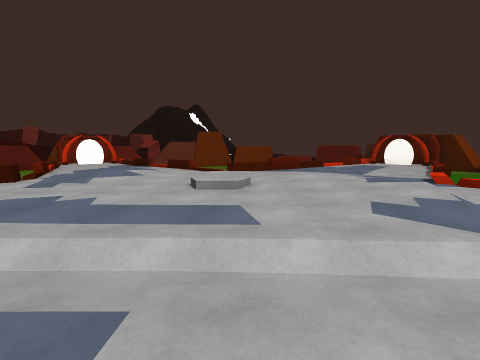
view 1 (above)

24 first-person views from a walk through a 3-D level made in the Unity game engine. The camera is 1.3 m above the floor, tilts 6° down and sees 80° across. The floor is counted in squares, 2 m on a side. Each view is taken from the middle of a square. On the plan, view 1 faces up. The plan holds only what a view shows up to about 9 squares ahead; the rest is blank. The place goes on beyond the plan. The player character is not drawn. Surface patterns are stand-ins for the level's own textures.

view 2
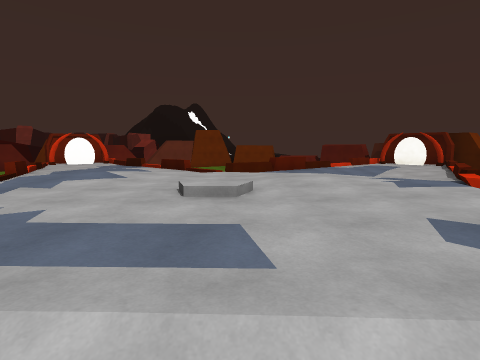

view 3
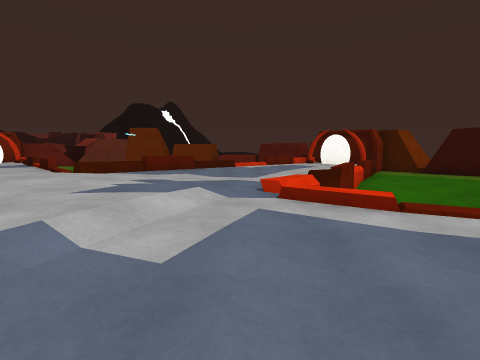

view 4
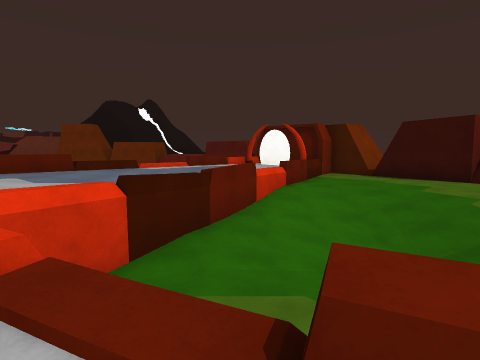

view 5
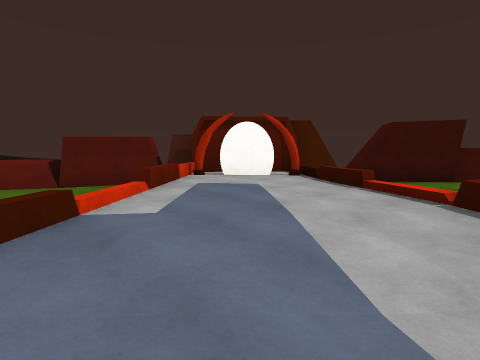

view 6
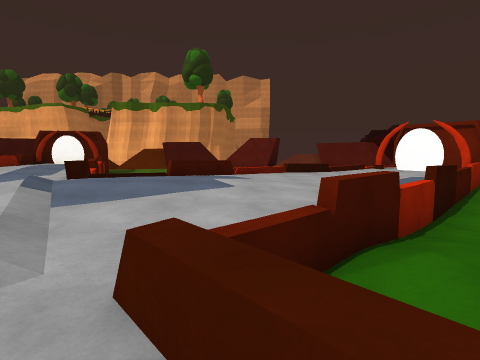

view 7
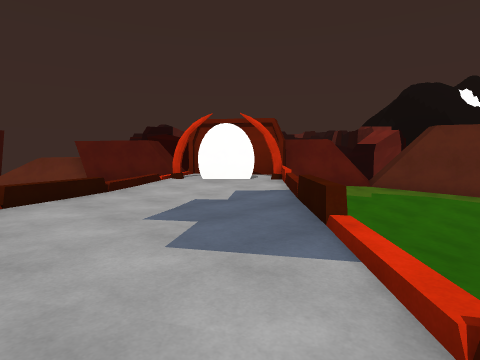

view 8
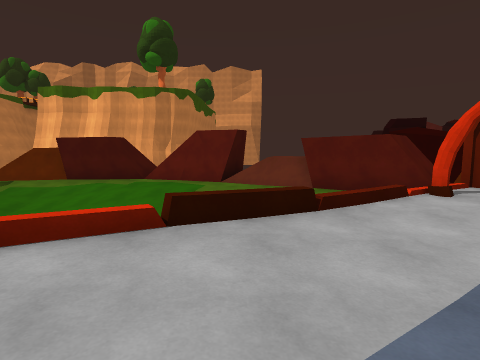

view 9
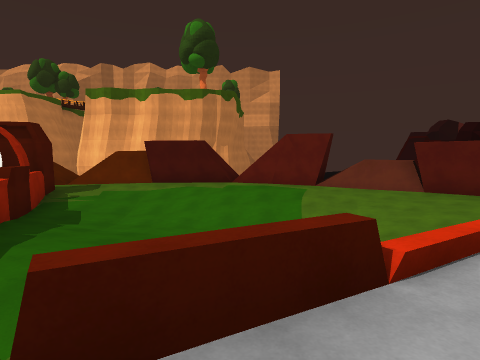

view 10
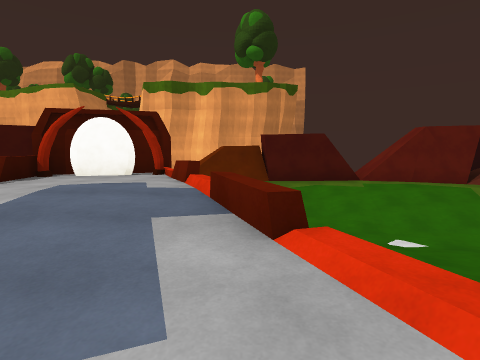

view 11
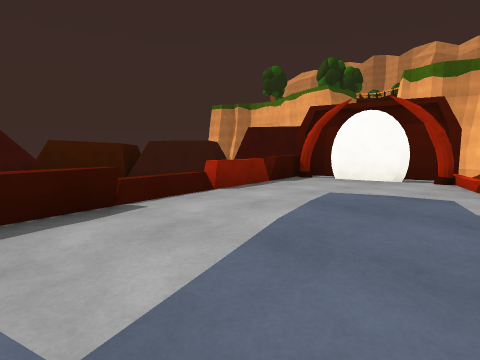

view 12
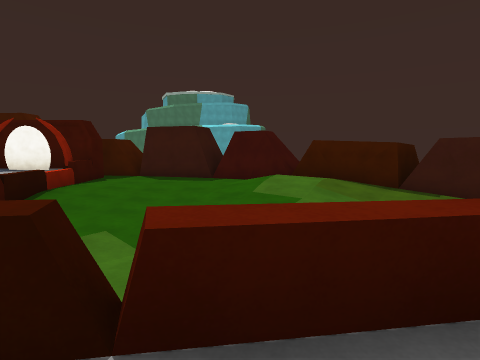

view 13
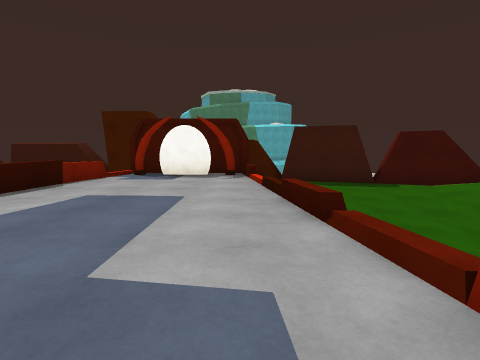

view 14
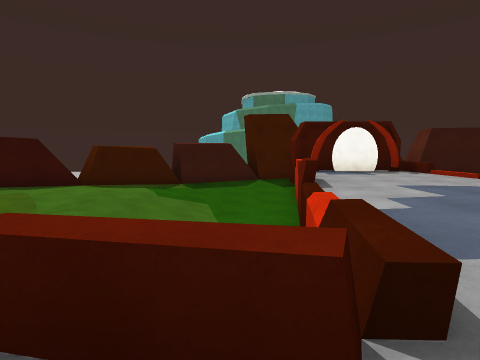

view 15
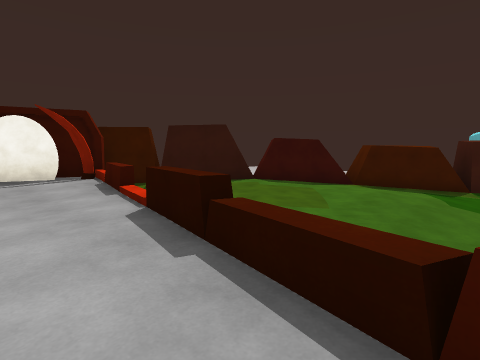

view 16
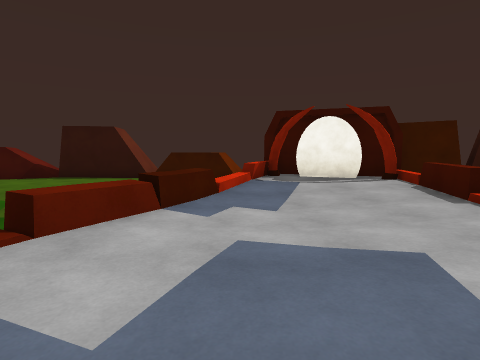

view 17
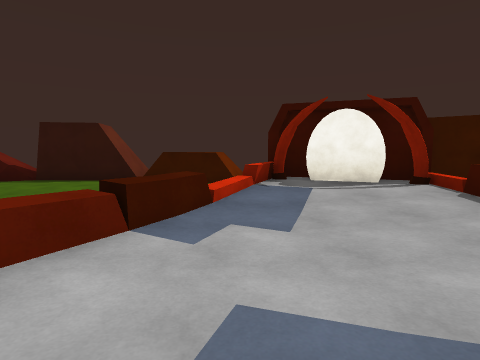

view 18
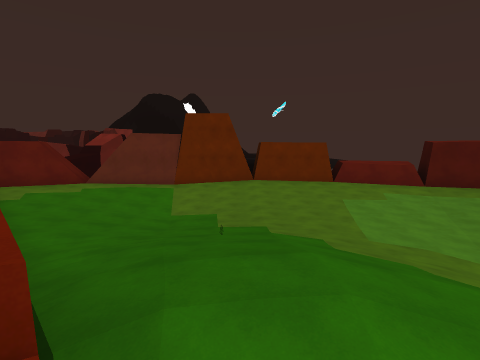

view 19
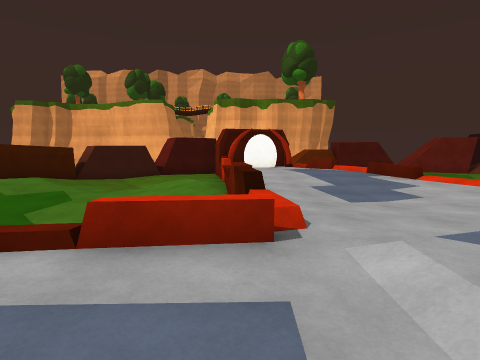

view 20
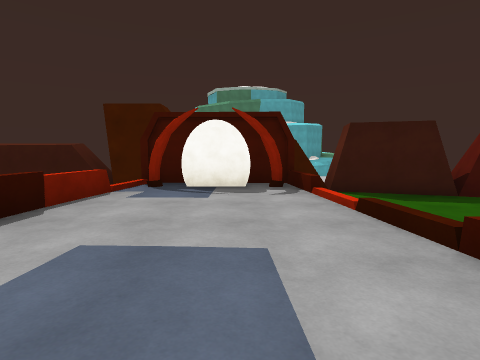

view 21
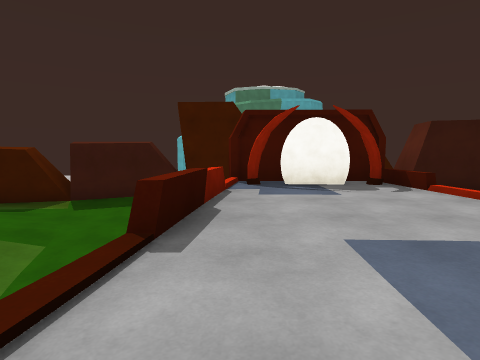

view 22
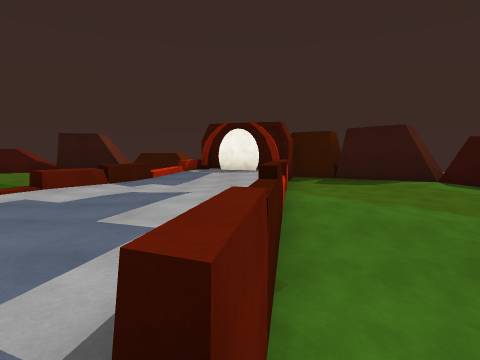

view 23
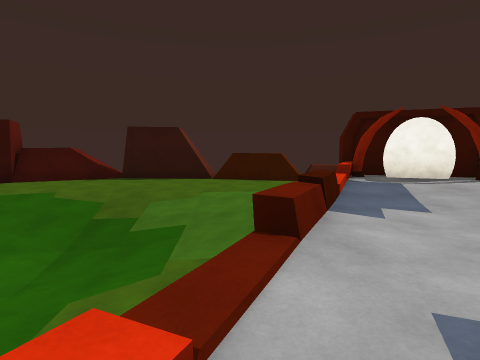

view 24
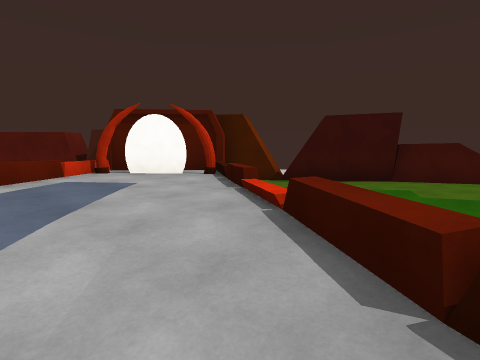

### Floor plan
Key: @ floor where view 1 was taken; # wall or solid block; x gap in a wall; . main floor; : floor 0.25 m higher than the main floor; - floor 0.25 m lower than the main floor; + floor 0.5 m higher than the main floor; / step, stairs or slope; = window, fence, low wall or low ledge; ^ raised ledge; v drop or lower ground.
Columns run from 15 left of view 1 to 14 right of it. Each row starts with its distance up from view 1.
 19        ##vvvvvvvvvvvv###
 18  ##    #vvvvvvvvvvvvvvv#
 17  v v  ##vvvvvvvvvvvvv  #
 16    #####.vvvvvvvvvvv  v##
 15   ##vvx.-/vvvvvvvvvv =..####
 14  ##vvvv---=vvvvvvvvv/....vv=
 13  =vvvvv---..vvvvvvv/...-vvv##
 12 #vvvvv v....=vvvvv//.-.=vvvv##
 11 vvvv   v/..::=vv=..////vvvvvv#
 10 vvvvv   v.:::./=.../--=vvvvvvv
  9 vvvvvv  v=:+::.....//=vvvvvvvv
  8 #vvvvvv  v/++/::/:...vvvvvvvv#
  7 #vvvvvvvv =:/+::+/:.vvvvvvvvv#
  6 #vvvvvvvv^./+:::+++/vvvvvvvvv#
  5 =vvvvvv=.-./:://+++...vvvvvvv=
  4 vvvx=::/---.:::::+//.--=^v vv^
  3  ##.:::/---./:::::/..----/=  v
  2  ##..::..--.//////....---/.#vv
  1  ##..//=^^vv=.::./v^=..--..#
  0  ##vvvvv v  v::@:/ vvvvv=xx#
 -1  ^v  vvv vv v.:::/ vvvvvvvv#
 -2   #  vvvvvvvv.::.v  vvvvvvv#
 -3   ## vvvvvvvv....v vvvvvvv##
 -4    ##vvvvvvvv....vvvvvvvv##
 -5    ###vvvvvvv....vvvvvvv###
 -6      ##vvvvvv...=vvvvvv##
 -7       =##vvvv####vvvv^^#
 -8         ####v####vv###
 -9            ###  #####v

Positions as (right, up) in squares from view 1, and headings:
1: (0, 0), facing up
2: (0, 1), facing up
3: (4, 2), facing up
4: (7, 4), facing up
5: (3, 10), facing up-right
6: (1, 10), facing left
7: (-3, 11), facing up-left
8: (-5, 12), facing left
9: (-5, 9), facing left
10: (-6, 5), facing left
11: (-7, 4), facing down-left
12: (-7, 2), facing down
13: (-2, 1), facing down
14: (3, 2), facing down
15: (4, 2), facing down-right
16: (5, 3), facing right
17: (6, 3), facing right
18: (-1, 10), facing up
19: (-1, 1), facing left
20: (-1, -1), facing down
21: (1, -1), facing down
22: (2, 1), facing right
23: (5, 5), facing right
24: (5, 9), facing up-right
